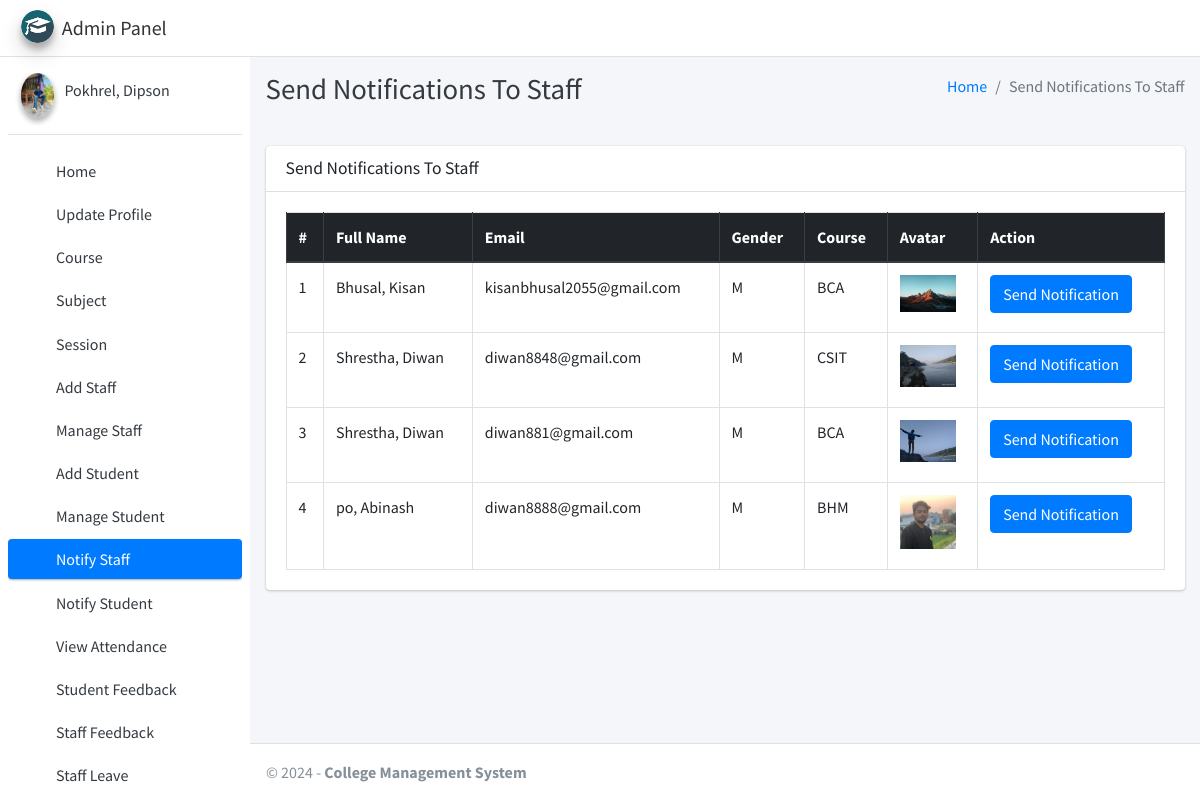
The page /admin_notify_staff (signed in) on the database its author committed.
### main_app/models.py (models this page shows, shortened)
class CustomUser(AbstractUser):
    USER_TYPE = ((1, "HOD"), (2, "Staff"), (3, "Student"))
    GENDER = [("M", "Male"), ("F", "Female")]
    username = None  # Removed username, using email instead
    email = models.EmailField(unique=True)
    user_type = models.CharField(default=1, choices=USER_TYPE, max_length=1)
    gender = models.CharField(max_length=1, choices=GENDER)
    profile_pic = models.ImageField()
    address = models.TextField()
    fcm_token = models.TextField(default="")  # For firebase notifications
    created_at = models.DateTimeField(auto_now_add=True)
    updated_at = models.DateTimeField(auto_now=True)
    USERNAME_FIELD = "email"
    REQUIRED_FIELDS = []
    objects = CustomUserManager()
    def __str__(self):
        return self.last_name + ", " + self.first_name

class Staff(models.Model):
    course = models.ForeignKey(Course, on_delete=models.DO_NOTHING, null=True, blank=False)
    admin = models.OneToOneField(CustomUser, on_delete=models.CASCADE)

class Course(models.Model):
    name = models.CharField(max_length=120)
    created_at = models.DateTimeField(auto_now_add=True)
    updated_at = models.DateTimeField(auto_now=True)

### main_app/hod_views.py (the view)
# urls.py: path("admin_notify_staff", hod_views.admin_notify_staff,
def admin_notify_staff(request):
    staff = CustomUser.objects.filter(user_type=2)
    context = {
        'page_title': "Send Notifications To Staff",
        'allStaff': staff
    }
    return render(request, "hod_template/staff_notification.html", context)

### main_app/templates/hod_template/staff_notification.html (shortened to what this page needs)
{% extends 'main_app/base.html' %}
{% load static %}
{% block page_title %}{{page_title}}{% endblock page_title %}
{% block content %}
<section class="content">
    <div class="container-fluid">
        <div class="row">
            <div class="col-md-12">
                <div class="card">
                    <div class="card-header">
                        <h3 class="card-title">{{page_title}}</h3>
                    </div>
                    <div class="card-body">
                        <table id="example2" class="table table-bordered table-hover">
                            <thead class="thead-dark">
                                <tr>
                                    <th>#</th>
                                    <th>Full Name</th>
                                    <th>Email</th>
                                    <th>Gender</th>
                                    <th>Course</th>
                                    <th>Avatar</th>
                                    <th>Action</th>
                                </tr>
                            </thead>
                            <tbody>
                                {% for staff in allStaff %}
                                <tr>
                                    <td>{{ forloop.counter }}</td>
                                    <td>{{staff.last_name}}, {{staff.first_name}}</td>
                                    <td>{{staff.email}}</td>
                                    <td>{{staff.gender}}</td>
                                    <td>{{staff.staff.course.name}}</td>
                                    <td>
                                        {% if staff.profile_pic == ""  %}
                                        No Image
                                        {% else %}
                                        <img class="img img-fluid mb-2" height="56" width="56"
                                            src="{{staff.profile_pic}}" alt="">
                                        {% endif %}
                                    </td>
                                    <td><button data-toggle = "modal" data-target = "#myModal"class="btn btn-primary show_notification" value="{{staff.id}}">Send Notification</button>
                                    </td>
                                </tr>
                                {% endfor %}
                            </tbody>
                        </table>
                    </div>
                </div>
            </div>
        </div>
    </div>
</section>
{% endblock content %}

### main_app/templates/main_app/base.html (shortened to what this page needs)
{% load static %}
<!DOCTYPE html>
<html>
<head>
    <link rel="stylesheet" href="{% static 'plugins/fontawesome-free/css/all.min.css'%} ">
    <link rel="stylesheet" href="{% static 'path/to/ionicons.min.css' %}">
    <link rel="stylesheet" href="https://code.ionicframework.com/ionicons/2.0.1/css/ionicons.min.css">
    <link rel="stylesheet"
        href="{% static 'plugins/tempusdominus-bootstrap-4/css/tempusdominus-bootstrap-4.min.css'%} ">
    <link rel="stylesheet" href="{% static 'plugins/icheck-bootstrap/icheck-bootstrap.min.css'%} ">
    <link rel="stylesheet" href="{% static 'dist/css/adminlte.min.css'%} ">
    <link rel="stylesheet" href="{% static 'plugins/overlayScrollbars/css/OverlayScrollbars.min.css'%} ">
    <link rel="stylesheet" href="{% static 'plugins/daterangepicker/daterangepicker.css'%} ">
</head>
<body class="hold-transition sidebar-mini layout-fixed">
    <div class="wrapper">
        <nav class="main-header navbar navbar-expand navbar-white navbar-light">
            <ul class="navbar-nav">
                <li class="nav-item">
                    <a class="nav-link" data-widget="pushmenu" href="#"><i class="fas fa-bars"></i></a>
                </li>
            </ul>
        </nav>
        {% include "main_app/sidebar_template.html" with user=user %}
        <div class="content-wrapper">
            <div class="content-header">
                <div class="container-fluid">
                    <div class="row mb-2">
                        <div class="col-sm-6">
                            <h1 class="m-0 text-dark">{% block page_title %}{% endblock page_title %}</h1>
                        </div>
                        <div class="col-sm-6">
                            <ol class="breadcrumb float-sm-right">
                                <li class="breadcrumb-item"><a href="#">Home</a></li>
                                <li class="breadcrumb-item active">{{ page_title }}</li>
                            </ol>
                        </div>
                    </div>
                </div>
            </div>
<section class="content">
    <div class="container-fluid">
        <div class="row">
            <div class="col-md-12">
            </div></div></div></section>
            {% block content %}
            {% endblock content %}
        </div>
        {% include "main_app/footer.html" %}
    </div>
</body>
</html>

### main_app/templates/main_app/sidebar_template.html (shortened to what this page needs)
{% load static %}
<aside class="main-sidebar sidebar-light-primary elevation-10">
    {% if request.user.user_type == '1' %}
    <a href="{% url 'admin_home' %}" class="brand-link">
        <img src="{% static 'dist/img/cmsl.png' %} " alt="AdminLTE Logo"
            class="brand-image img-circle elevation-3" >
        <span class="brand-text font-weight-dark">Admin Panel</span>
    </a>
    <div class="sidebar">
        <div class="user-panel mt-3 pb-3 mb-3 d-flex">
            <div class="image">
                <img src="{{ request.user.profile_pic}}" class="img-circle elevation-2" alt="User Image">
            </div>
            <div class="info">
                <a href="#" class="d-block">{{user}}</a>
            </div>
        </div>
        <nav class="mt-2">
            <ul class="nav nav-pills nav-sidebar flex-column" data-widget="treeview" role="menu" data-accordion="false">
                <li class="nav-item">
                    {% url 'admin_home' as admin_home %}
                    <a href="{{admin_home}}" class="nav-link {% if admin_home == request.path %} active {% endif %}">
                        <i class="nav-icon fas fa-home"></i>
                        <p>
                            Home
                        </p>
                    </a>
                </li>
                <li class="nav-item">
                    {% url 'admin_view_profile' as admin_view_profile %}
                    <a href="{{admin_view_profile}}"
                        class="nav-link {% if admin_view_profile == request.path %} active {% endif %}">
                        <i class="nav-icon fas fa-address-card"></i>
                        <p>
                            Update Profile
                        </p>
                    </a>
                </li>
                <li class="nav-item has-treeview">
                    <a href="#" class="nav-link">
                        <i class="nav-icon fas fa-bookmark"></i>
                        <p>
                            Course
                            <i class="fas fa-angle-left right"></i>
                        </p>
                    </a>
                </li>
                <li class="nav-item has-treeview">
                    <a href="#" class="nav-link">
                        <i class="nav-icon fas fa-book"></i>
                        <p>
                            Subject
                            <i class="fas fa-angle-left right"></i>
                        </p>
                    </a>
                </li>
                <li class="nav-item has-treeview">
                    <a href="#" class="nav-link">
                        <i class="nav-icon fas fa-clock"></i>
                        <p>
                            Session
                            <i class="fas fa-angle-left right"></i>
                        </p>
                    </a>
                </li>
                <li class="nav-item">
                    {% url 'add_staff' as add_staff %}
                    <a href="{{add_staff}}" class="nav-link {% if add_staff == request.path %} active {% endif %}">
                        <i class="nav-icon fas fa-user-plus"></i>
                        <p>
                            Add Staff
                        </p>
                    </a>
                </li>
                <li class="nav-item">
                    {% url 'manage_staff' as manage_staff %}
                    {% url 'edit_staff' staff_id as edit_staff %}
                    <a href="{{manage_staff}}"
                        class="nav-link {% if manage_staff == request.path or request.path == edit_staff %} active {% endif %}">
                        <i class="nav-icon fas fa-th"></i>
                        <p>
                            Manage Staff
                        </p>
                    </a>
                </li>
                <li class="nav-item">
                    {% url 'add_student' as add_student%}
                    <a href="{{add_student}}" class="nav-link  {% if add_student == request.path %} active {% endif %}">
                        <i class="nav-icon fas fa-user-plus"></i>
                        <p>
                            Add Student
                        </p>
                    </a>
                </li>
                <li class="nav-item">
                    {% url 'manage_student' as manage_student %}
                    {% url 'edit_student' student_id as edit_student %}
                    <a href="{{manage_student}}"
                        class="nav-link  {% if edit_student == request.path or manage_student == request.path %} active {% endif %}">
                        <i class="nav-icon fas fa-th"></i>
                        <p>
                            Manage Student
                        </p>
                    </a>
                </li>
                 <li class="nav-item">
                    {% url 'admin_notify_staff' as admin_notify_staff %}
                    <a href="{{admin_notify_staff}}"
                        class="nav-link {% if admin_notify_staff == request.path %} active {% endif %}">
                        <i class="nav-icon fas fa-bullhorn"></i>
                        <p>
                            Notify Staff
                        </p>
                    </a>
                </li>
                <li class="nav-item">
                    {% url 'admin_notify_student' as admin_notify_student %}
                    <a href="{{admin_notify_student}}"
                        class="nav-link {% if admin_notify_student == request.path %} active {% endif %}">
                        <i class="nav-icon fas fa-bullhorn"></i>
                        <p>
                            Notify Student
                        </p>
                    </a>
                </li>
                <li class="nav-item">
                    {% url 'admin_view_attendance' as admin_view_attendance %}
                <li class="nav-item">
                    <a href="{{admin_view_attendance}}"
                        class="nav-link  {% if admin_view_attendance == request.path %} active {% endif %}">
                        <i class="nav-icon fas fa-calendar-alt"></i>
                        <p>
                            View Attendance
                        </p>
                    </a>
                </li>
                <li class="nav-item">
                    {% url 'student_feedback_message' as student_feedback_message %}
                    <a href="{{ student_feedback_message }}"
                        class="nav-link  {% if student_feedback_message == request.path %} active {% endif %}">
                        <i class="nav-icon fas fa-comment-alt"></i>
                        <p>
                            Student Feedback
                        </p>
                    </a>
                </li>
                <li class="nav-item">
                    {% url 'staff_feedback_message' as staff_feedback_message %}
                    <a href="{{staff_feedback_message}}"
                        class="nav-link   {% if staff_feedback_message == request.path %} active {% endif %}">
                        <i class="nav-icon fas fa-comment"></i>
                        <p>
                            Staff Feedback
                        </p>
                    </a>
                </li>
                <li class="nav-item">
                    {% url 'view_staff_leave' as view_staff_leave %}
                    <a href="{{view_staff_leave}}"
                        class="nav-link  {% if view_staff_leave == request.path %} active {% endif %}">
                        <i class="nav-icon fas fa-check-double"></i>
                        <p>
                            Staff Leave
                        </p>
                    </a>
                </li>
                                        {% endif %}
                                    </ul>
                                </nav>
                            </div>
</aside>

### main_app/templates/main_app/footer.html (shortened to what this page needs)
<footer class="main-footer">
    &copy; {% now "Y" %} - <strong>College Management System</strong>
</footer>

### rows shown on the page
CustomUser: user.profile_pic (picture), last_name+first_name "Pokhrel, Dipson"
CustomUser: last_name "Bhusal", first_name "Kisan", email "kisanbhusal2055@gmail.com", gender "M", staff.course.name "BCA", profile_pic (picture)
CustomUser: last_name "Shrestha", first_name "Diwan", email "diwan8848@gmail.com", gender "M", staff.course.name "CSIT", profile_pic (picture)
CustomUser: last_name "Shrestha", first_name "Diwan", email "diwan881@gmail.com", gender "M", staff.course.name "BCA", profile_pic (picture)
CustomUser: last_name "po", first_name "Abinash", email "diwan8888@gmail.com", gender "M", staff.course.name "BHM", profile_pic (picture)

### other values the page prints
{{ page_title }} "Send Notifications To Staff"
